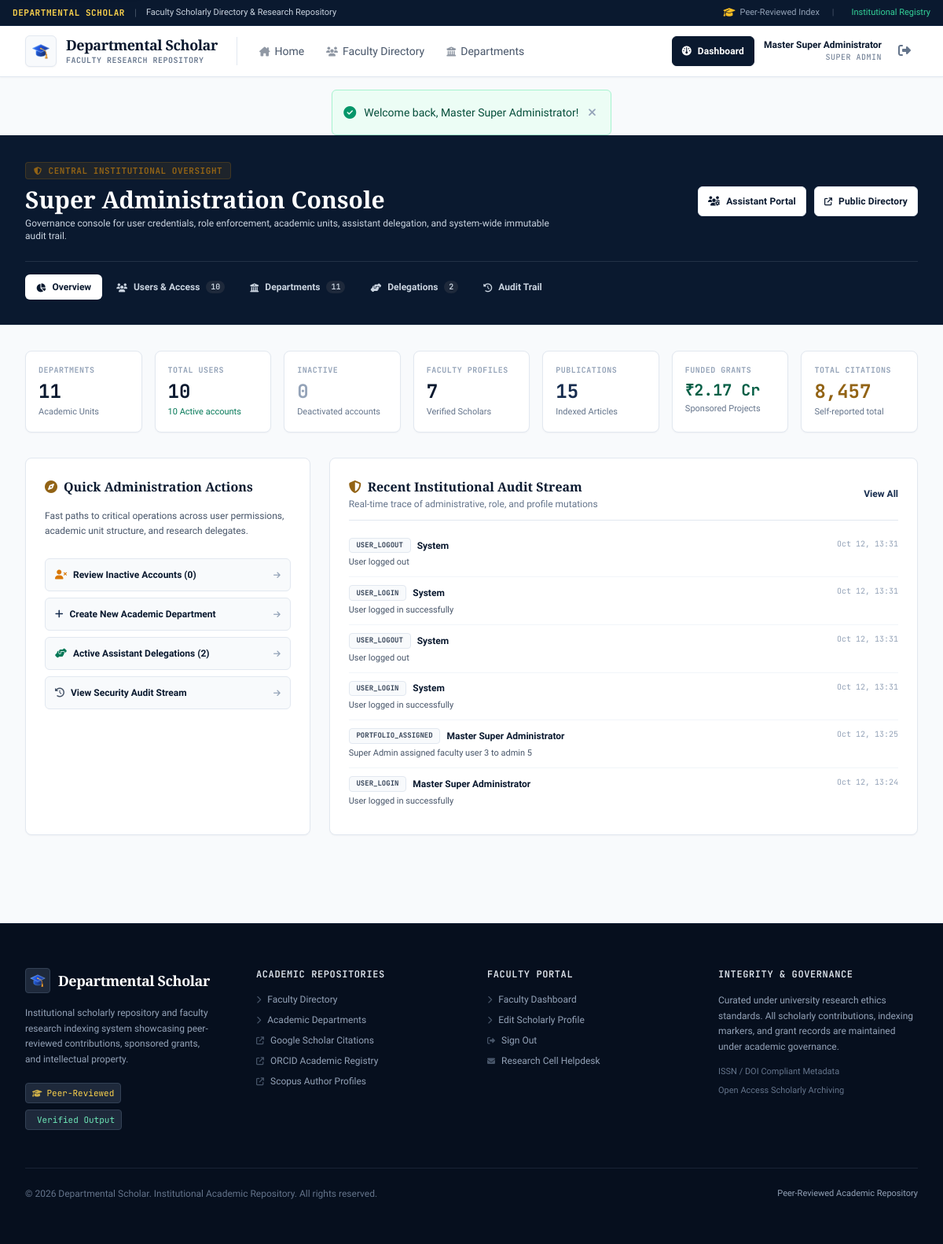
/admin/index.php (signed in), run on an earlier commit of the app's database.
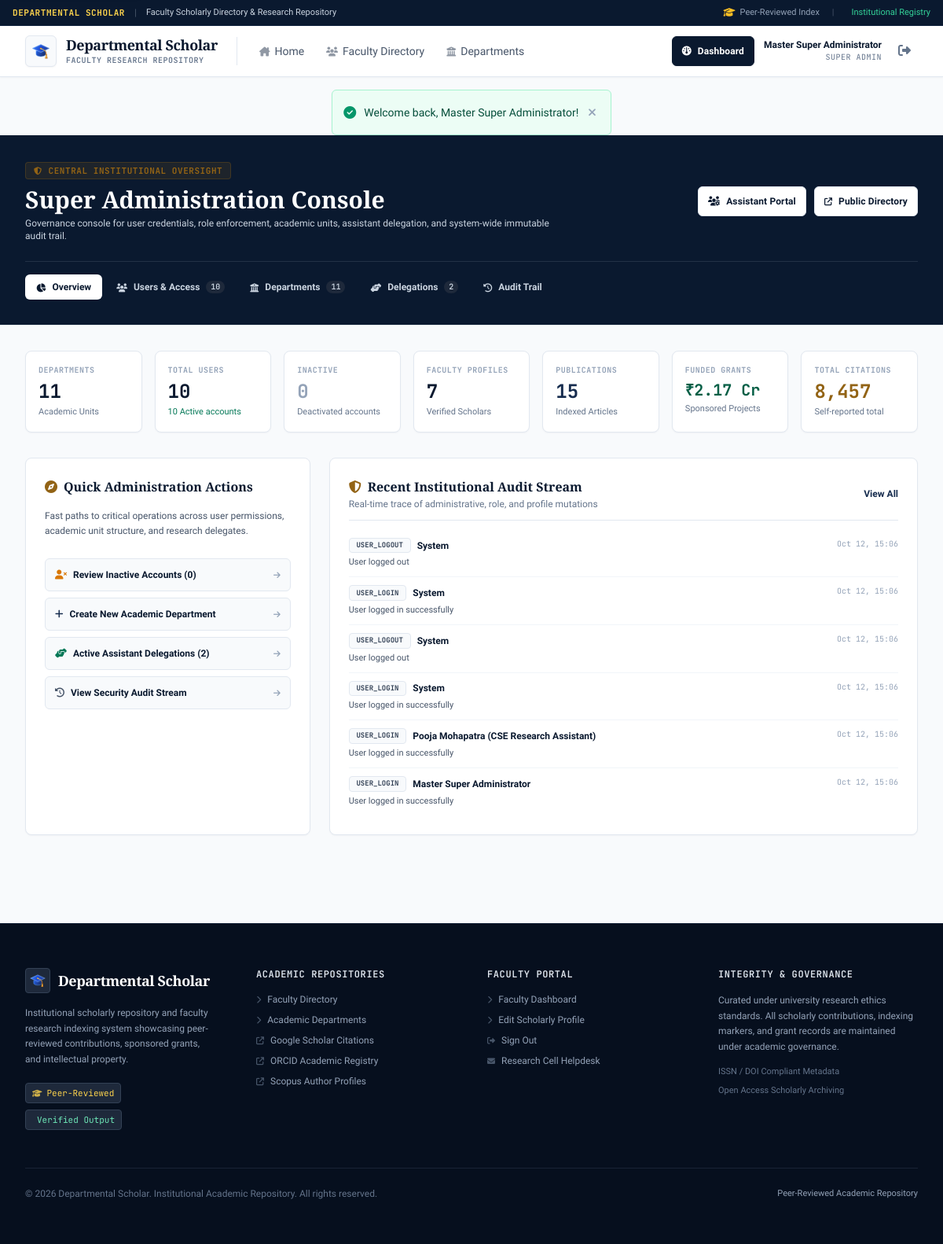
And on a later commit of the database.
### tables this page shows
CREATE TABLE `audit_logs` (
  `id` int(11) NOT NULL AUTO_INCREMENT,
  `user_id` int(11) DEFAULT NULL,
  `action` varchar(100) NOT NULL,
  `target_type` varchar(100) DEFAULT NULL,
  `target_id` int(11) DEFAULT NULL,
  `details` text DEFAULT NULL,
  `ip_address` varchar(50) DEFAULT NULL,
  `created_at` timestamp NOT NULL DEFAULT current_timestamp(),
  PRIMARY KEY (`id`),
  KEY `idx_audit_user` (`user_id`),
  KEY `idx_audit_action` (`action`),
  CONSTRAINT `fk_audit_user` FOREIGN KEY (`user_id`) REFERENCES `users` (`id`) ON DELETE SET NULL
);

CREATE TABLE `users` (
  `id` int(11) NOT NULL AUTO_INCREMENT,
  `email` varchar(191) NOT NULL,
  `password_hash` varchar(255) NOT NULL,
  `full_name` varchar(191) NOT NULL,
  `role` enum('super_admin','admin','faculty') NOT NULL DEFAULT 'faculty',
  `status` enum('active','inactive','pending') NOT NULL DEFAULT 'active',
  `created_at` timestamp NOT NULL DEFAULT current_timestamp(),
  `updated_at` timestamp NOT NULL DEFAULT current_timestamp() ON UPDATE current_timestamp(),
  PRIMARY KEY (`id`),
  UNIQUE KEY `email` (`email`),
  KEY `idx_role_status` (`role`,`status`)
);

### includes/helpers.php (called while the page is built, shortened)
<?php
function e(?string $value): string {
    return htmlspecialchars($value ?? '', ENT_QUOTES, 'UTF-8');
}
    ?>

### admin/index.php (the view, shortened to what the rows shown need)
<?php
require_once __DIR__ . '/../includes/helpers.php';
$db = Database::getConnection();
$currentTab = $_GET['tab'] ?? 'overview';
$auditPage = max(1, (int)($_GET['audit_page'] ?? 1));
$auditLimit = 20;
$auditOffset = ($auditPage - 1) * $auditLimit;
$auditWhere = ["1=1"];
$auditParams = [];
$auditWhereSql = implode(" AND ", $auditWhere);
$auditSql = "
    SELECT al.*, u.full_name as actor_name, u.email as actor_email, u.role as actor_role
    FROM audit_logs al
    LEFT JOIN users u ON al.user_id = u.id
    WHERE {$auditWhereSql}
    ORDER BY al.id DESC
    LIMIT {$auditLimit} OFFSET {$auditOffset}
";
$aStmt = $db->prepare($auditSql);
$aStmt->execute($auditParams);
$auditLogs = $aStmt->fetchAll(PDO::FETCH_ASSOC);
require_once __DIR__ . '/../includes/header.php';
?>
<div class="bg-oxford-navy text-white border-b border-scholar-border py-8">
    <div class="max-w-7xl mx-auto px-4 sm:px-6 lg:px-8">
        <div class="flex flex-col md:flex-row md:items-center justify-between gap-6">
            <div>
                <h1 class="text-2xl sm:text-3xl font-bold font-serif leading-tight text-white">Super Administration Console</h1>
            </div>
        </div>
    </div>
</div>
<div class="max-w-7xl mx-auto px-4 sm:px-6 lg:px-8 py-8 space-y-8">
    <?php if ($currentTab === 'overview'): ?>
        <div class="grid grid-cols-1 lg:grid-cols-3 gap-6">
            <div class="lg:col-span-2 academic-card p-6">
                <div class="divide-y divide-slate-100 text-xs">
                    <?php
                        $quickLogs = array_slice($auditLogs, 0, 6);
                        if (empty($quickLogs)):
                    ?>
                        <p class="py-6 text-center text-slate-400 text-xs">No audit events logged yet.</p>
                    <?php else: ?>
                        <?php foreach ($quickLogs as $l): ?>
                            <div class="py-2.5 flex items-start justify-between gap-3">
                                <div>
                                    <div class="flex items-center gap-2">
                                        <span class="academic-tag font-mono text-[9px] uppercase font-bold">
                                            <?= e($l['action']) ?>
                                        </span>
                                        <span class="font-semibold text-oxford-navy">
                                            <?= e($l['actor_name'] ?? 'System') ?>
                                        </span>
                                    </div>
                                    <p class="text-[11px] text-slate-600 mt-1"><?= e($l['details']) ?></p>
                                </div>
                                <span class="font-mono text-[10px] text-slate-400 flex-shrink-0"><?= date('M d, H:i', strtotime($l['created_at'])) ?></span>
                            </div>
                        <?php endforeach; ?>
                    <?php endif; ?>
                </div>
            </div>
        </div>
    <?php endif; ?>
</div>
<?php require_once __DIR__ . '/../includes/footer.php'; ?>

What changed in the data, as far as the page shows it:
no longer on this page (row unchanged): audit_logs: action "USER_LOGOUT", actor_name "System", details "User logged out", created_at "Oct 12, 13:31"
no longer on this page (row unchanged): audit_logs: action "USER_LOGIN", actor_name "System", details "User logged in successfully", created_at "Oct 12, 13:31"
no longer on this page (row unchanged): audit_logs: action "USER_LOGOUT", actor_name "System", details "User logged out", created_at "Oct 12, 13:31"
no longer on this page (row unchanged): audit_logs: action "USER_LOGIN", actor_name "System", details "User logged in successfully", created_at "Oct 12, 13:31"
no longer on this page (row unchanged): audit_logs: action "PORTFOLIO_ASSIGNED", user.full_name "Master Super Administrator", details "Super Admin assigned faculty user 3 to admin 5", created_at "Oct 12, 13:25"
no longer on this page (row unchanged): audit_logs: action "USER_LOGIN", user.full_name "Master Super Administrator", details "User logged in successfully", created_at "Oct 12, 13:24"
added audit_logs: action "USER_LOGOUT", actor_name "System", details "User logged out", created_at "Oct 12, 15:06"
added audit_logs: action "USER_LOGIN", actor_name "System", details "User logged in successfully", created_at "Oct 12, 15:06"
added audit_logs: action "USER_LOGOUT", actor_name "System", details "User logged out", created_at "Oct 12, 15:06"
added audit_logs: action "USER_LOGIN", actor_name "System", details "User logged in successfully", created_at "Oct 12, 15:06"
added audit_logs: action "USER_LOGIN", user.full_name "Pooja Mohapatra (CSE Research Assistant)", details "User logged in successfully", created_at "Oct 12, 15:06"
added audit_logs: action "USER_LOGIN", user.full_name "Master Super Administrator", details "User logged in successfully", created_at "Oct 12, 15:06"
